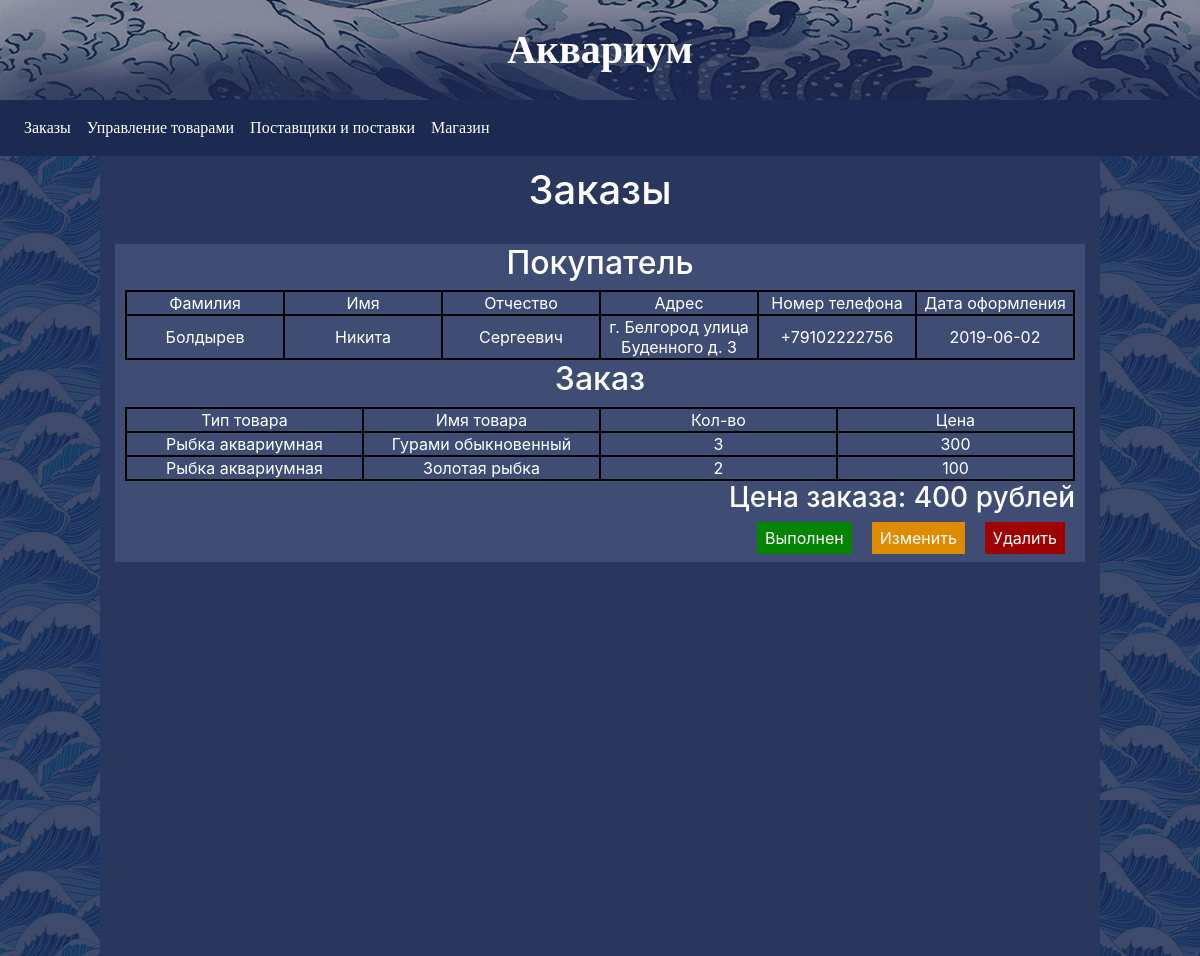
/admin.php, run on an earlier commit of the app's database.
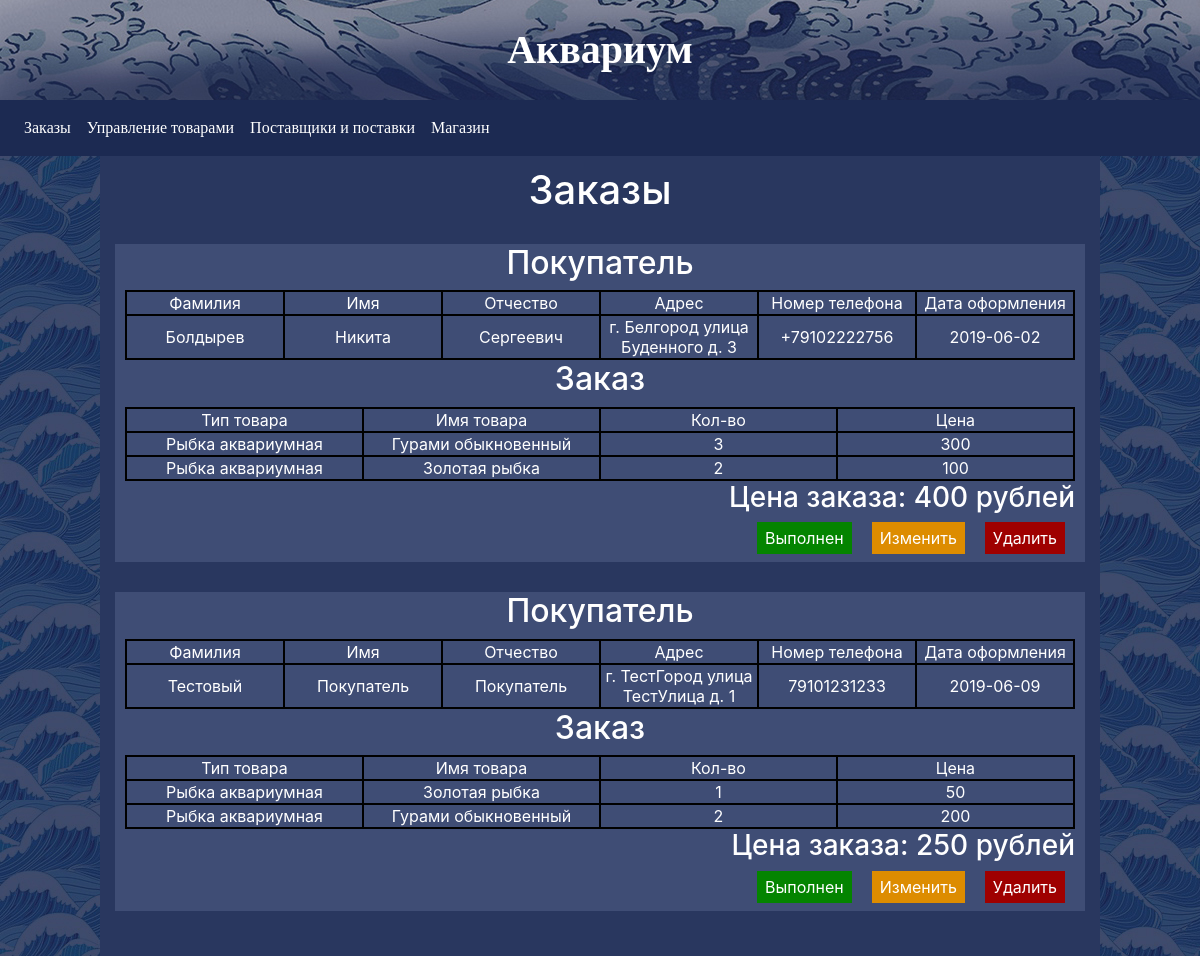
And on a later commit of the database.
### tables this page shows
CREATE TABLE `buyer` (
  `Buyer_ID` int(11) NOT NULL,
  `Lastname` varchar(20) DEFAULT NULL,
  `Firstname` varchar(20) DEFAULT NULL,
  `Patronymic` varchar(20) NOT NULL,
  `City` varchar(20) NOT NULL,
  `Street` varchar(20) NOT NULL,
  `Apartment_number` int(11) NOT NULL,
  `Postcode` varchar(10) NOT NULL,
  `Phone_number` varchar(20) NOT NULL,
  `registration_date` date NOT NULL
);

CREATE TABLE `product` (
  `Product_ID` int(11) NOT NULL,
  `Waybill_ID` int(11) NOT NULL,
  `Type` varchar(30) DEFAULT NULL,
  `Name` varchar(50) DEFAULT NULL,
  `Price` double NOT NULL,
  `Description` varchar(1000) NOT NULL
);

CREATE TABLE `product_buyer` (
  `proudct_buyer_id` int(11) NOT NULL,
  `product_id` int(11) NOT NULL,
  `buyer_id` int(11) NOT NULL,
  `size` int(11) NOT NULL
);

### admin.php (the view, shortened to what this page needs)
<html lang="ru">
<head>
    <link rel="stylesheet" href="styles/style.css">
    <link rel="stylesheet" href="https://stackpath.bootstrapcdn.com/bootstrap/4.1.1/css/bootstrap.min.css"
integrity="sha384-WskhaSGFgHYWDcbwN70/dfYBj47jz9qbsMId/iRN3ewGhXQFZCSftd1LZCfmhktB">
</head>
<body>
    <header><a href="index.html" class="brand"">Аквариум</a></header>
    <nav class="navbar navbar-expand-lg">
        <div class="collapse navbar-collapse" id="navbar_gallery">
          <ul class="navbar-nav" id="navbar_line">
            <li class="nav-item">
              <a class="nav-link" href="admin.php">Заказы</a>
            </li>
            <li class="nav-item">
              <a class="nav-link" href="products.php">Управление товарами</a>
            </li>
            <li class="nav-item">
              <a class="nav-link" href="supplyer.php">Поставщики и поставки</a>
            </li>
            <li class="nav-item">
              <a class="nav-link" href="index.php">Магазин</a>
            </li>
          </ul>
        </div>
      </nav>
       <div class="container-fluid">
            <div class="row" id="row">
              <div class="col-md-1 underwear">
                  </div>
                     <div class="col-md-10 wear main_content" id="main_content">
                        <h1>Заказы</h1>
                        <div id="base_out">
                            <?php
                             include "pdo.php";
                             $stmt=$pdo->query("SELECT * FROM buyer");
                           $row=$stmt->rowCount();
                           if($row==0){
                               echo '<h2>У нас нет активных заказов</h2>';
                           }
                           else{
                             foreach($stmt as $array){
                                 $order_price=0;
                                 echo '<div class="admin_orders"><h2>Покупатель</h2><table>
                                 <tr><td>Фамилия</td><td>Имя</td><td>Отчество</td><td>Адрес</td><td>Номер телефона</td><td>Дата оформления</td></tr>
                                 <tr><td>'.$array["Lastname"].'</td>
                                 <td>'.$array["Firstname"].'</td>
                                 <td>'.$array["Patronymic"].'</td>
                                 <td>г. '.$array["City"].' улица '.$array["Street"].' д. '.$array["Apartment_number"].'</td>
                                 <td> '.$array["Phone_number"].'</td>
                                 <td>'.$array["registration_date"].'</td>
                                 </tr>
                                 </table>
                                 <h2>Заказ</h2>';
                                 echo '<table>
                                 <tr><td>Тип товара</td><td>Имя товара</td><td>Кол-во</td><td>Цена</td></tr>';
                                 $query=$pdo->query("SELECT * FROM product_buyer WHERE buyer_id=".$array["Buyer_ID"]."");
                                 foreach($query as $q){
                                    $qu=$pdo->query("SELECT * FROM product WHERE Product_ID=".$q["product_id"]."");
                                    foreach($qu as $st){
                                        $price=(float)$st["Price"];
                                        $size=(float)$q["size"];
                                        $size_price=$price*$size;
                                        $order_price+=$size_price;
                                       echo'
                                        <tr>
                                        <td>'.$st["Type"].'</td>
                                        <td>'.$st["Name"].'</td>
                                        <td>'.$q["size"].'</td>
                                        <td>'.$size_price.'</td>
                                        </tr>
                                        ';
                                    }
                                 }
                                 echo'</table><h3 style="text-align:right">Цена заказа: '.$order_price.' рублей</h3>
                                 <button class="admin_button red_button" onclick="admin_delete(this.id)" id='.$array["Buyer_ID"].'>Удалить</button>
                                 <button class="admin_button yellow_button" id='.$array["Buyer_ID"].' onclick="admin_change_order(this.id)">Изменить</button>
                                 <button id='.$array["Buyer_ID"].' class="admin_button buy_button" onclick="admin_delete(this.id)">Выполнен</button></div>';
                             }
                            }
                            ?>
                        </div>
                     </div>
                         <div class="col-md-1 underwear">
                            </div>
                          </div>
                      </div>
  </body>
</html>

What changed in the data, as far as the page shows it:
added buyer: Lastname "Тестовый", Firstname "Покупатель", Patronymic "Покупатель", City "ТестГород", Street "ТестУлица", Apartment_number "1", Phone_number "79101231233", registration_date "2019-06-09", order_price "250", product (Type "Рыбка аквариумная", Name "Золотая рыбка", Price "50"), product (Type "Рыбка аквариумная", Name "Гурами обыкновенный", Price.size "200")
added product_buyer: size "1", product (Type "Рыбка аквариумная", Name "Золотая рыбка", Price "50")
added product_buyer: size "2", product (Type "Рыбка аквариумная", Name "Гурами обыкновенный", Price.size "200")
